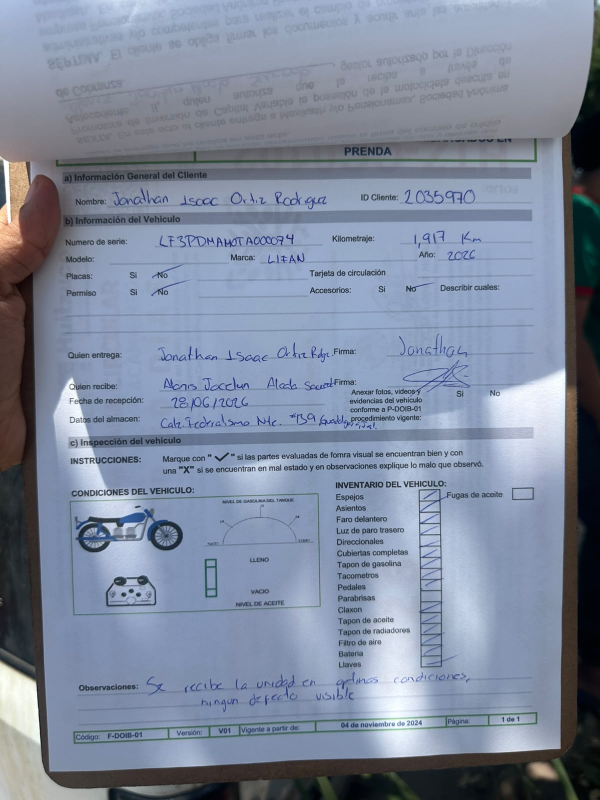
#> input picture storage/evidencias_respaldo/operaciones/429/foto_checklist_20260628_121354_d7676c7c_WhatsApp_Image_2026-06-28_at_11_51_08.jpeg, 1200 x 1600 px (shown at 1/2 size)
$ python -i alibaba_document_ai.py   (imports and definitions only)
#> lines starting #> are read from the running program, lines starting #| are printed output that depends on the picture; after the words box and inside, x2 and y2 are one past the last pixel; in counts of white or black regions, pixels touching at a corner belong together
#> further down, picture is the input picture: PIL image 1200x1600 RGB; mean R, G, B 126.1, 136.9, 157
"""Alibaba/Qwen document validation adapter.

This module is intentionally isolated from the upload/storage flow. It only
extracts and evaluates document content, returning dictionaries that the
existing API routes can map to their current response shapes.
"""
from __future__ import annotations

import base64
import hashlib
import io
import json
import re
import time
import unicodedata
import urllib.error
import urllib.request
from dataclasses import dataclass
from datetime import date, datetime
from typing import Any, Dict, List, Optional, Set
from zoneinfo import ZoneInfo

import fitz
from PIL import Image, ImageFilter, ImageOps

from app.utils.curp_validator import validar_curp
from app.utils.nss_validator import validar_nss


CDMX_TZ = ZoneInfo("America/Mexico_City")

DOCUMENT_TYPES = {
    "identificacion_oficial",
    "ine",
    "residencia_permanente",
    "residencia_temporal",
    "pasaporte_mexicano",
    "pasaporte_extranjero",
    "acta_nacimiento",
    "solicitud___SPARTA_SECRET_REDACTED__",
    "cv",
    "comprobante_domicilio",
    "nss",
    "constancia_fiscal",
    "infonavit_fonacot",
    "carta_no_adeudo",
    "carta_compromiso_gestor",
    "__SPARTA_SECRET_REDACTED__",
    "curp",
    "desconocido",
}

EXPECTED_LABELS = {
    "identificacion_oficial": "identificacion oficial",
    "acta_nacimiento": "acta de nacimiento",
    "solicitud___SPARTA_SECRET_REDACTED__": "solicitud interna",
    "cv": "CV o solicitud de trabajo",
    "comprobante_domicilio": "comprobante de domicilio",
    "nss": "numero de seguridad social",
    "constancia_fiscal": "constancia de situacion fiscal",
    "infonavit_fonacot": "retencion FONACOT o INFONAVIT",
    "carta_no_adeudo": "carta de no adeudo",
    "carta_compromiso_gestor": "carta de compromiso del gestor",
    "__SPARTA_SECRET_REDACTED__": "estado de cuenta",
    "curp": "CURP",
}

DOCUMENT_ALIASES = {
    "solicitud_interna": {"solicitud_interna", "solicitud___SPARTA_SECRET_REDACTED__"},
    "solicitud___SPARTA_SECRET_REDACTED__": {"solicitud_interna", "solicitud___SPARTA_SECRET_REDACTED__"},
    "identificacion_oficial": {
        "identificacion_oficial",
        "ine",
        "residencia_permanente",
        "residencia_temporal",
        "pasaporte_mexicano",
        "pasaporte_extranjero",
    },
    "cv": {"cv"},
    "infonavit_fonacot": {"infonavit_fonacot", "carta_no_adeudo"},
    "hoja_retencion": {"infonavit_fonacot", "carta_no_adeudo"},
    "carta_compromiso_gestor": {"carta_compromiso_gestor"},
}

BANCOS_DIGITALES = {
    "nu",
    "nubank",
    "klar",
    "uala",
    "mercado pago",
    "mercadopago",
    "spin",
    "spin by oxxo",
    "hey banco",
    "cuenca",
    "albo",
    "fondeadora",
    "stori",
    "broxel",
    "pagando",
    "digital bank",
    "banco digital",
}

QUICK_PROMPT = """
Eres un verificador rapido de documentos para MaxiKash.

Analiza las imagenes del documento. Puede haber una o varias paginas.

Objetivo:
- Identificar el tipo real de documento.
- Extraer campos visibles sin inventar datos.
- Decidir si el archivo sirve para el campo que se esta cargando.

Devuelve SOLO JSON valido, sin markdown y sin explicaciones.

Tipos permitidos:
- identificacion_oficial
- ine
- residencia_permanente
- residencia_temporal
- pasaporte_mexicano
- pasaporte_extranjero
- acta_nacimiento
- solicitud___SPARTA_SECRET_REDACTED__
- cv
- comprobante_domicilio
- nss
- constancia_fiscal
- infonavit_fonacot
- carta_no_adeudo
- carta_compromiso_gestor
- __SPARTA_SECRET_REDACTED__
- curp
- desconocido

Reglas de lectura:
1. Haz lectura visual en dos pasadas: primero identifica el tipo y secciones del
   documento; despues lee campos rotulados y valida longitudes/formato.
2. No inventes datos. Si un campo no se ve, usa null.
3. No marques el documento como correcto solo porque la imagen sea clara. Si falta
   un dato requerido para la regla documental, reportalo en observaciones o marca
   evidencia_insuficiente=true.
4. Usa fechas en formato YYYY-MM-DD. Si solo ves mes y anio, usa YYYY-MM-01.
5. Si detectas INE, pasaporte o residencia, clasifica el subtipo especifico.
   Un pasaporte de cualquier pais es identificacion oficial valida; clasificalo
   como pasaporte_extranjero cuando el pais/nacionalidad no sea Mexico.
   En INE, "VIGENCIA 2025 - 2035" es un rango: fecha_expedicion puede ser
   2025-01-01, pero fecha_vencimiento debe ser 2035-12-31. Nunca uses el
   primer anio del rango como vencimiento si hay un segundo anio visible.
6. Si el documento tiene frente y reverso, indica si ambos aparecen. Para
   pasaportes no exijas frente y reverso; basta la hoja de datos legible.
7. Si la imagen esta borrosa, cortada o ilegible, baja la confianza.
8. Para estado de cuenta, acepta caratulas, anexos o contratos bancarios como Libreton BBVA si muestran banco, titular y CLABE o cuenta.
9. Para constancia_fiscal, extrae actividad_economica, regimen_fiscal y regimenes_fiscales si aparecen.
10. Para constancia_fiscal, fecha_emision debe ser la fecha del bloque "Lugar y Fecha de Emision"; no uses fecha de inicio de operaciones ni fecha de inicio de regimen.
11. La "Constancia de la Clave Unica de Registro de Poblacion" de RENAPO/gob.mx es tipo curp, no constancia_fiscal.
12. Para CURP, fecha_emision debe ser la fecha visible de expedicion/emision del documento; no inventes fechas futuras.
13. Para comprobante_domicilio, busca fechas como periodo facturado, periodo de consumo, fecha limite de pago, fecha de corte o emision. En recibos CFE, si no hay fecha_emision usa fecha limite de pago como fecha_vencimiento.
14. Para solicitud___SPARTA_SECRET_REDACTED__, no confundas campos: "Clave Unica de Registro de Poblacion" es CURP, "Registro Federal de Contribuyentes" es RFC y "Numero de seguridad social" es NSS.
15. Para nss, extrae solo un numero de 11 digitos asociado a IMSS/NSS. No uses folio de solicitud, cadena original, numero de serie ni codigo QR como NSS.
16. CURP debe tener 18 caracteres alfanumericos, RFC 12 o 13 caracteres y NSS 11 digitos. Si dudas entre letras/numeros como O/0, I/1, G/6 o R/P, usa el valor con mayor evidencia visual; si la duda afecta el valor final, usa null y explicalo.
17. Para carta_no_adeudo, el nombre_completo debe ser el nombre de la persona que declara/no adeuda. Si solo aparece en la linea manuscrita de "Nombre completo y firma", leelo con mucho cuidado; si no estas seguro, usa null y explica la duda.
18. Para carta_no_adeudo, no uses "A quien corresponda", nombre de empresa, empleador, beneficiario, entidad emisora o texto de la firma como nombre_completo.
19. Para carta_no_adeudo, evalua el nombre y la firma de manera independiente.
    firma_detectada=true si hay un trazo manuscrito o firma digital visible, aunque
    el nombre completo no este escrito. firma_detectada=false solo cuando no exista
    ningun trazo de firma; nunca la marques false solo porque falta el nombre. Devuelve
    nombre_completo=null cuando el nombre no esta escrito o no es legible.
    nombre_y_firma_lleno=true unicamente cuando ambos elementos estan presentes, y
    false cuando falta cualquiera de ellos. evidencia_insuficiente=true solo cuando la
    calidad visual impide decidir; no la uses como sinonimo de un campo faltante.
20. Para infonavit_fonacot, acepta documentos reales de retencion, reporte mensual,
    aviso, estado de cuenta o descuento FONACOT/INFONAVIT cuando muestren credito,
    descuento, saldo, periodo o numero de credito. En esos casos NO exijas firma:
    la firma solo aplica cuando el documento real sea una carta_no_adeudo.
21. Para CURP escaneada de RENAPO, enfocate visualmente en la zona superior:
    "Clave:" contiene la CURP y "Nombre" contiene el nombre completo. La clave
    suele estar en letras grandes debajo de "Clave". No uses codigos de barras,
    QR, folios ni textos legales como CURP.
22. En CURP, si dudas entre O/0 o I/1 en las ultimas posiciones, devuelve el
    valor solo si mantiene formato oficial de 18 caracteres. Si la duda queda
    sin resolver, pon curp=null y explica la duda; no inventes el valor.
23. Para solicitud___SPARTA_SECRET_REDACTED__ escaneada o manuscrita, reconoce el formato por un
    titulo o logo de empresa especifica, por ejemplo "SOLICITUD DE EMPLEO
    MAXIKASH", "SOLICITUD DE EMPLEO FURIAMOTOS", logo MaxiKash, logo FuriaMotos,
    nombre de empleador o secciones como "DATOS PERSONALES", "DOCUMENTACION" y
    "CONTACTOS DE EMERGENCIA". Clasificala como solicitud___SPARTA_SECRET_REDACTED__ aunque algunos
    campos manuscritos no se puedan leer completos.
24. En solicitud___SPARTA_SECRET_REDACTED__, la CURP puede estar escrita en cuadros separados bajo
    "Clave Unica del Registro de Poblacion". Lee los caracteres de izquierda a
    derecha y reconstruye 18 caracteres solo si hay suficiente evidencia visual.
25. Una solicitud de empleo generica o de papeleria, sin logo, marca ni nombre
    de una empresa especifica, NO es solicitud interna; para el campo CV o
    solicitud de trabajo clasificala como cv. Si muestra marca de una empresa
    especifica como MaxiKash, Furia Motos/FuriaMOTOS u otro empleador,
    clasificala como solicitud___SPARTA_SECRET_REDACTED__.

Estructura exacta:
{
  "tipo_documento": "uno_de_los_tipos_permitidos",
  "subtipo": null,
  "confianza_lectura": "alta|media|baja",
  "calidad_imagen": "buena|regular|mala",
  "paginas_analizadas": 0,
  "frente_reverso": {
    "frente_detectado": false,
    "reverso_detectado": false
  },
  "campos": {
    "nombre_completo": null,
    "curp": null,
    "rfc": null,
    "fecha_nacimiento": null,
    "clave_elector": null,
    "numero_documento": null,
    "fecha_expedicion": null,
    "fecha_vencimiento": null,
    "fecha_emision": null,
    "domicilio": null,
    "nacionalidad": null,
    "banco": null,
    "titular_cuenta": null,
    "clabe": null,
    "numero_cuenta": null,
    "periodo___SPARTA_SECRET_REDACTED___inicio": null,
    "periodo___SPARTA_SECRET_REDACTED___fin": null,
    "nss": null,
    "folio": null,
    "entidad_emisora": null,
    "actividad_economica": null,
    "regimen_fiscal": null,
    "regimenes_fiscales": [],
    "firma_detectada": null,
    "nombre_y_firma_lleno": null,
    "fecha_detectada": null,
    "formato_base_detectado": null,
    "carta_en_blanco": null,
    "apellido_paterno": null,
    "apellido_materno": null,
    "nombres": null,
    "edad": null,
    "sexo": null,
    "estado_civil": null,
    "telefono": null,
    "correo_electronico": null,
    "codigo_postal": null,
    "municipio": null,
    "estado": null,
    "lugar_nacimiento": null,
    "puesto_solicitado": null,
    "expectativa_economica": null,
    "estado_salud": null,
    "enfermedad_cronica": null,
    "medicamento_controlado": null,
    "tipo_sangre": null,
    "contactos_emergencia": [],
    "beneficiarios": [],
    "escolaridad": []
  },
  "observaciones": [],
  "evidencia_insuficiente": false
}
"""


CROSSCHECK_PROMPT = """
Eres un auditor documental senior de Capital Humano para MaxiKash.

Vas a recibir imagenes y/o lecturas IA previas de hasta 10 documentos del
expediente de un candidato. Cada grupo inicia con una linea de texto que indica
la clave del documento, su nombre esperado, el nombre del archivo y cuantas
paginas tiene el PDF original.

Objetivo:
1. Leer los documentos visibles sin inventar datos.
2. Comparar el nombre registrado del candidato contra los nombres leidos.
3. Comparar CURP, RFC, NSS, domicilio y datos bancarios cuando aparezcan en mas
   de un documento.
4. Aplicar reglas documentales basicas:
   - Solicitud interna: debe tener minimo 2 paginas.
   - CURP: no mayor a 2 meses si hay fecha visible de emision/expedicion.
   - Constancia fiscal: debe tener minimo 2 paginas, no mayor a 2 meses y
     regimen de Sueldos y Salarios e Ingresos Asimilados a Salarios.
   - Comprobante de domicilio: no mayor a 3 meses si hay fecha visible.
   - Estado de cuenta: debe ser banco fisico; se aceptan caratulas/libreton
     BBVA si muestran titular y CLABE o cuenta. No aceptar bancos digitales
     como Nu, Mercado Pago o Klar.
   - Hoja de retencion FONACOT/INFONAVIT o carta de no adeudo: si es carta
     de no adeudo, debe estar llenada con nombre del candidato y firma/trazo
     manuscrito. Una plantilla en blanco no cumple aunque sea legible.
     Si es hoja, reporte, aviso, estado o retencion real FONACOT/INFONAVIT
     con credito, adeudo, descuento, saldo, periodo o numero de credito,
     NO exijas firma ni nombre escrito a mano; ese documento cumple como
     retencion y no debe evaluarse como carta de no adeudo.
5. Si solo el comprobante de domicilio esta a nombre de otra persona, no lo
   marques como error de identidad; compara domicilio y deja observacion.
6. Si solo el nombre registrado esta disponible fuera de los documentos, no
   exijas que el sistema haya capturado CURP/RFC; compara CURP/RFC/NSS entre
   los documentos que si los muestren.
7. No uses RFC del comprobante_domicilio para validar identidad ni para
   compararlo contra RFC del candidato. En recibos de servicios como CFE,
   agua, gas o telefono, el RFC visible puede pertenecer al proveedor.
8. Para RFC de persona fisica, compara principalmente la base de identidad
   (primeros 10 caracteres: iniciales + fecha). Si la base coincide y solo
   cambia/falta la homoclave final por lectura OCR/IA, marcala como aviso,
   no como diferencia critica.
9. Para CURP y NSS, compara solo valores completos y validos: CURP de 18
   caracteres con formato oficial y NSS de 11 digitos. Si una lectura no es
   valida o es dudosa, no la uses como diferencia; reporta que falta lectura
   confiable. Si dos valores validos de CURP o NSS difieren, marcala como
   diferencia critica.
10. Distingue siempre entre:
   - solicitud___SPARTA_SECRET_REDACTED__ o solicitud_interna: formato interno o solicitud de empleo
     de una empresa especifica, como MaxiKash, Furia Motos/FuriaMOTOS u otro
     empleador.
   - cv: CV personal o solicitud de trabajo generica, sin marca ni empresa
     especifica.
   Si una solicitud de trabajo generica esta cargada en solicitud_interna,
   reportala como tipo incorrecto y recomienda moverla a CV o solicitud de trabajo.
   Si una solicitud de empleo con marca de empresa esta cargada en CV o solicitud
   de trabajo, reportala como tipo incorrecto y recomienda moverla a Solicitud
   interna.
11. Si recibes una lectura previa marcada como motor_v1, pdf_text u OCR local,
    usala como respaldo confiable cuando el documento visual coincide con el
    tipo esperado. No vuelvas a dejar "lectura pendiente" para ese documento
    si la lectura previa ya contiene tipo_detectado valido o CURP valida.
12. Para CURP escaneada RENAPO, usa la clave grande debajo de "Clave:" y el
    nombre debajo de "Nombre". Ignora codigos de barras, QR y folios.
13. Para solicitud interna MaxiKash manuscrita, el objetivo minimo es confirmar
    que sea el formato interno y que tenga las paginas requeridas. Si la letra
    manuscrita impide leer CURP o RFC, no la rechaces por eso si esos datos ya
    fueron confirmados en otros documentos.
14. Si solo la solicitud interna muestra una diferencia de nombre/RFC y los
    documentos oficiales (acta, CURP, identificacion, constancia fiscal, NSS,
    estado de cuenta) sostienen la misma identidad, no rechaces automaticamente:
    marca requiere_revision y explica que se debe revisar la solicitud interna.
    Si la diferencia aparece entre documentos oficiales, si puede ser critica.

Devuelve SOLO JSON valido, sin markdown.

Claves obligatorias de documentos:
solicitud_interna, cv, acta_nacimiento, curp, identificacion_oficial,
comprobante_domicilio, constancia_fiscal, nss, hoja_retencion, __SPARTA_SECRET_REDACTED__.

Estructura exacta:
{
  "dictamen": "aprobado|requiere_revision|rechazado",
  "confianza": 0,
  "resumen_final": "texto profesional en una o dos frases",
  "datos_referencia": {
    "nombre_registro": null,
    "nombre_principal_documentos": null,
    "curp_principal": null,
    "rfc_principal": null,
    "nss_principal": null
  },
  "documentos": {
    "solicitud_interna": {
      "estado": "coincide|requiere_revision|no_coincide|no_leido",
      "tipo_detectado": null,
      "archivo": null,
      "paginas_pdf": null,
      "nombre": null,
      "curp": null,
      "rfc": null,
      "nss": null,
      "fecha_nacimiento": null,
      "fecha_emision": null,
      "domicilio": null,
      "banco": null,
      "clabe": null,
      "numero_cuenta": null,
      "regimen_fiscal": null,
      "mensaje": null,
      "observaciones": []
    }
  },
  "comparaciones": [
    {
      "categoria": "Nombre|CURP|RFC|NSS|Domicilio|Regla documental|Banco",
      "etiqueta": "descripcion breve",
      "documento_a": "clave o Registro",
      "valor_a": null,
      "documento_b": "clave o Documento",
      "valor_b": null,
      "coincide": true,
      "severidad": "ok|aviso|critico",
      "mensaje": "texto claro para Capital Humano"
    }
  ],
  "coincidencias": {
    "total": 0,
    "ok": 0,
    "fallas": 0
  },
  "alertas": [],
  "recomendaciones": []
}

Reglas para el dictamen:
- aprobado: no hay comparaciones criticas fallidas y las reglas obligatorias se cumplen.
- requiere_revision: hay datos ambiguos, faltantes o alertas no criticas.
- rechazado: hay identidad que no coincide, documento vencido, tipo incorrecto o regla obligatoria incumplida.

El resumen_final debe sonar profesional. Ejemplo si todo esta bien:
"La informacion recibida es consistente entre los documentos revisados, cumple con las reglas documentales establecidas y corresponde al candidato registrado."

Si algo falla, menciona que documento(s) no coinciden y con que campo:
"El expediente requiere correccion: la Constancia de situacion fiscal no coincide en RFC con la solicitud interna y la CURP presentada excede la antiguedad permitida."
"""


@dataclass
class RenderedPage:
    data: bytes
    mime_type: str = "image/jpeg"


# [7 lines left out: function normalize_text, not called in this run]


def today_cdmx():
    return datetime.now(CDMX_TZ).date()


# [102 lines left out: functions parse_date, months_since, compatible_document_types, user_document_name, _field_text, not called in this run]


def _field_digits(fields: Dict[str, Any], *keys: str) -> str:
    return re.sub(r"\D+", "", _field_text(fields, *keys))


# [46 lines left out: functions ___SPARTA_SECRET_REDACTED___tiene_soporte_bancario, _bool_from_field, _blank_like_name, _has_sueldos_salarios, not called in this run]


def _has_actividad_asalariado(fields: Dict[str, Any]) -> bool:
    return "ASALARIADO" in normalize_text(_field_text(fields, "actividad_economica", "regimen_fiscal", "regimenes_fiscales"))


def is_digital_bank(bank: Optional[str]) -> bool:
    bank_norm = normalize_text(bank).lower()
    return any(normalize_text(x).lower() in bank_norm for x in BANCOS_DIGITALES)


# [177 lines left out: functions extract_json, _jpeg_bytes_from_image, _enhance_document_crop, _safe_crop_ratio, render_identificacion_assistida, render_solicitud_assistida and 2 more, not called in this run]


def _deskew_document_image(img: Image.Image) -> tuple[Image.Image, float]:
    """Correct small camera/scanner skew; right-angle rotation is handled separately."""
    try:
        import cv2
        import numpy as np

        source = img.convert("RGB")
        gray = np.array(ImageOps.grayscale(source))
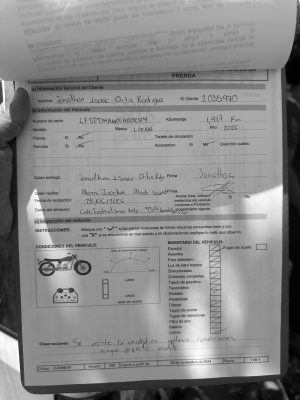
#> gray: shape (1600, 1200) (shown at 1/4 size); min 0, max 255, mean 136
        _, binary = cv2.threshold(gray, 0, 255, cv2.THRESH_BINARY_INV + cv2.THRESH_OTSU)
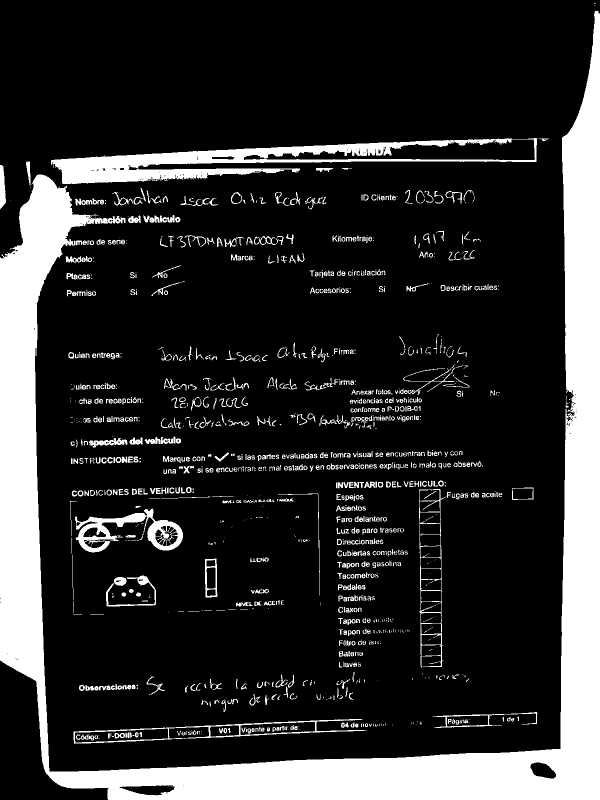
#> binary: shape (1600, 1200) (shown at 1/2 size); 18.3% white; 1227 white regions (483 under 20 px), largest, box (x1, y1, x2, y2) and area: (0, 21, 1200, 1600) 261916, (102, 276, 1075, 368) 27630, (150, 1017, 366, 1105) 6550
        coords = np.column_stack(np.where(binary > 0))
#> coords = 352273 pairs, first value 5 to 1599, second value 0 to 1199
        if len(coords) < 500:
            return source, 0.0
        angle = float(cv2.minAreaRect(coords.astype("float32"))[-1])
#> angle = -90
        angle = -(90.0 + angle) if angle < -45.0 else -angle
#> angle = 0
        if abs(angle) < 0.6 or abs(angle) > 15.0:
            return source, 0.0
        corrected = source.rotate(
            angle,
            resample=Image.BICUBIC,
            expand=True,
            fillcolor=(255, 255, 255),
        )
        return corrected, round(angle, 2)
    except Exception:
        return img.convert("RGB"), 0.0


# [144 lines left out: functions render_documento_assistido_generico, render_input, _dedupe_rendered_pages, build_openai_content, build_openai_content_from_parts, parse_model_chain and 1 more, not called in this run]


def is_transient_error(exc: Exception) -> bool:
    text = str(exc).lower()
    return any(token in text for token in ("429", "500", "502", "503", "504", "timeout", "timed out", "rate limit", "eof", "ssl", "empty response", "invalid json", "expecting value"))


# [410 lines left out: functions summary_is_usable, quick_result_to_summary, compact_summary_for_prompt, quick_prompt_for, _normalizar_curp_extraida, _normalizar_nss_extraido and 4 more, not called in this run]


def _join_user_messages(messages: List[str]) -> str:
    return "; ".join(str(msg).strip().rstrip(".") for msg in messages if str(msg).strip())


def _format_user_date(value: date) -> str:
    return value.strftime("%d/%m/%Y")


# [164 lines left out: function validate_quick_extracted, not called in this run]


ASSISTED_VIEWS_PROMPT = """

Las imagenes adicionales son vistas del mismo archivo: pueden estar enderezadas,
rotadas, con mayor contraste o recortadas por zonas. No las cuentes como paginas o
documentos diferentes. Usa la orientacion y el recorte mas legibles para cada campo.
Conserva null cuando ninguna vista sostenga un dato; no inventes ni completes por contexto.
"""


ASSISTED_RETRY_PROMPT = """

La primera lectura no obtuvo todos los datos necesarios. Revisa nuevamente las vistas
asistidas y prioriza aquellas donde las etiquetas y los campos se vean derechos y completos.
"""


# [123 lines left out: functions quick_assistance_reason, quick_result_quality_score, _merge_usage, not called in this run]


class AlibabaDocumentAI:
    provider = "alibaba"

    # [19 lines left out: function __init__, not called in this run]

    def enabled(self) -> bool:
        return bool(self.api_key and self.base_url and self.model)

    # [250 lines left out: functions _call_content, _call, quick_verify, crosscheck_expediente, not called in this run]

>>> from PIL import Image
>>> picture = Image.open('../../../../storage/evidencias_respaldo/operaciones/429/foto_checklist_20260628_121354_d7676c7c_WhatsApp_Image_2026-06-28_at_11_51_08.jpeg')
>>> result = _deskew_document_image(picture)
